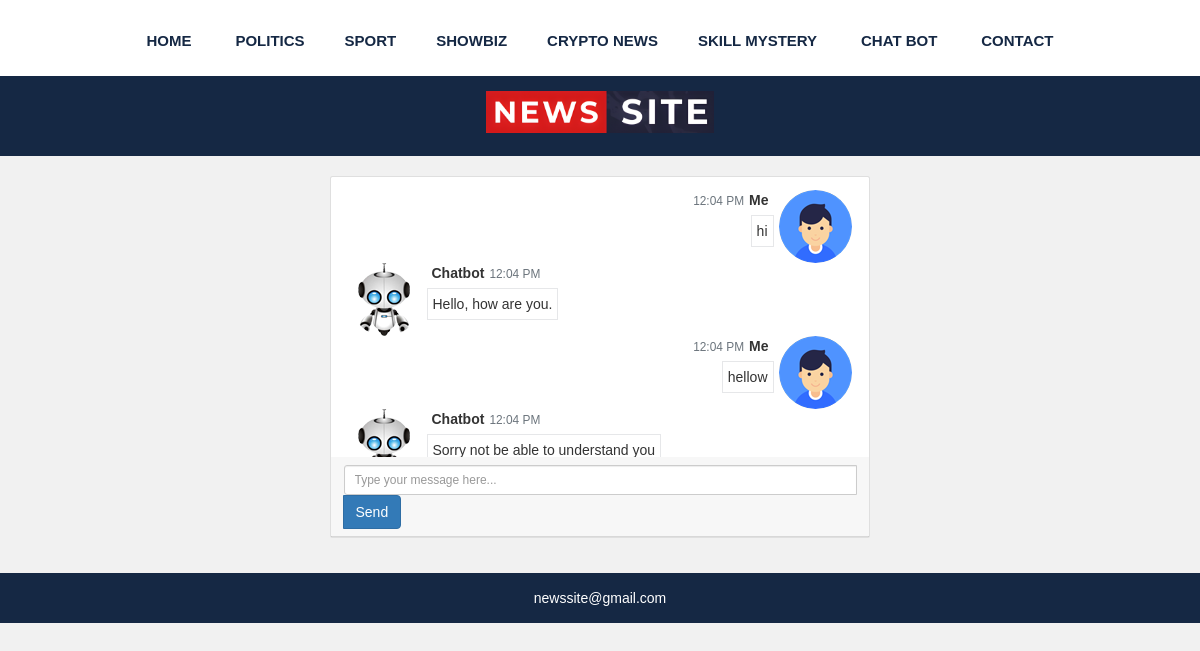
The app's page /chatbot.php with its own data.
### tables this page shows
CREATE TABLE `category` (
  `category_id` int(11) NOT NULL,
  `category_name` varchar(100) NOT NULL,
  `post` int(11) NOT NULL DEFAULT 0
);

CREATE TABLE `settings` (
  `websitename` varchar(60) NOT NULL,
  `logo` varchar(60) NOT NULL,
  `footerdesc` varchar(250) NOT NULL
);

CREATE TABLE `message` (
  `id` int(11) NOT NULL,
  `message` text NOT NULL,
  `added_on` datetime NOT NULL,
  `type` varchar(10) NOT NULL
);

### chatbot.php (the view, shortened to what this page needs)
<!DOCTYPE html>
<html lang="en">
   <head>
      <link href="//maxcdn.bootstrapcdn.com/bootstrap/4.1.1/css/bootstrap.min.css" rel="stylesheet" id="bootstrap-css">
	  <link href="style.css" rel="stylesheet">
   </head>
   <body>
   <?php
include "header.php";
include('config.php');
?>
<br>
      <div class="container">
         <div class="row justify-content-md-center mb-4">
            <div class="col-md-6">
               <div class="card">
                  <div class="card-body messages-box">
					 <ul class="list-unstyled messages-list">
							<?php
							$res=mysqli_query($conn,"select * from message");
							if(mysqli_num_rows($res)>0){
								$html='';
								while($row=mysqli_fetch_assoc($res)){
									$message=$row['message'];
									$added_on=$row['added_on'];
									$strtotime=strtotime($added_on);
									$time=date('h:i A',$strtotime);
									$type=$row['type'];
									if($type=='user'){
										$class="messages-me";
										$imgAvatar="user_avatar.png";
										$name="Me";
									}else{
										$class="messages-you";
										$imgAvatar="bot_avatar.png";
										$name="Chatbot";
									}
									$html.='<li class="'.$class.' clearfix"><span class="message-img"><img src="image/'.$imgAvatar.'" class="avatar-sm rounded-circle"></span><div class="message-body clearfix"><div class="message-header"><strong class="messages-title">'.$name.'</strong> <small class="time-messages text-muted"><span class="fas fa-time"></span> <span class="minutes">'.$time.'</span></small> </div><p class="messages-p">'.$message.'</p></div></li>';
								}
								echo $html;
							}else{
								?>
								<li class="messages-me clearfix start_chat">
								   Please start
								</li>
								<?php
							}
							?>
                     </ul>
                  </div>
                  <div class="card-header">
                    <div class="input-group">
					   <input id="input-me" type="text" name="messages" class="form-control input-sm"  placeholder="Type your message here..." />
					   <span class="input-group-append">
					   <input type="button" class="btn btn-primary" value="Send" onclick="send_msg()">
					   </span>
					</div>
                  </div>
               </div>
            </div>
         </div>
      </div>
	  <br>
	    <?php include "footer.php";?>
   </body>
</html>

### header.php (shortened to what this page needs)
<!DOCTYPE html>
<html lang="en">
<head>
    <link rel="stylesheet" href="css/bootstrap.min.css" />
    <link rel="stylesheet" href="css/font-awesome.css">
    <link rel="stylesheet" href="css/style.css">
</head>
<body>
<div id="menu-bar">
    <div class="container">
        <div class="row">
            <div class="col-md-12">
              <?php
                include "config.php";
                $sql = "SELECT * FROM category WHERE post > 0";
                $result = mysqli_query($conn, $sql) or die("Query Failed. : Category");
                if(mysqli_num_rows($result) > 0){
                  $active = "";
              ?>
                <ul class='menu'>
                <li><a href='index.php'>Home</a></li>
                  <?php while($row = mysqli_fetch_assoc($result)) {
                    echo "<li><a class='{$active}' href='category.php?cid={$row['category_id']}'>{$row['category_name']}</a></li>";
                  } ?>
                  <li><a href='chatbot.php'>Chat Bot</a></li>
                  <li><a href='contact.php'>Contact</a></li>
                </ul>
                <?php } ?>
            </div>
        </div>
    </div>
</div>
<div id="header">
    <div class="container">
        <div class="row">
            <div class=" col-md-offset-4 col-md-4">
              <?php
                include "config.php";
                $sql = "SELECT * FROM settings";
                $result = mysqli_query($conn, $sql) or die("Query Failed.");
                if(mysqli_num_rows($result) > 0){
                  while($row = mysqli_fetch_assoc($result)) {
                    if($row['logo'] == ""){
                      echo '<a href="index.php"><h1>'.$row['websitename'].'</h1></a>';
                    }else{
                      echo '<a href="index.php" id="logo"><img src="admin/images/'. $row['logo'] .'"></a>';
                    }
                  }
                }
                ?>
            </div>
        </div>
    </div>
</div>

### footer.php
<div id ="footer">
    <div class="container">
        <div class="row">
            <div class="col-md-12">
              <?php
                include "config.php";
                $sql = "SELECT * FROM settings";
                $result = mysqli_query($conn, $sql) or die("Query Failed.");
                if(mysqli_num_rows($result) > 0){
                  while($row = mysqli_fetch_assoc($result)) {
              ?>
                <span><?php echo $row['footerdesc']; ?></span>
              <?php
                }
              }
              ?>
            </div>
        </div>
    </div>
</div>
</body>
</html>

### style.css (style rules this page uses)
.messages-box { max-height: 28rem; overflow: auto; }
.messages-title { float: right; margin: 0px 5px; }
.message-img { float: right; margin: 0px 5px; }
.message-header { text-align: right; width: 100%; margin-bottom: 0.5rem; }
.messages-list li.messages-you .messages-title { float: left; }
.messages-list li.messages-you .message-img { float: left; }
.messages-list li.messages-you p { float: left; text-align: left; }
.messages-list li.messages-you .message-header { text-align: left; }
.messages-list li p { max-width: 60%; padding: 5px; border: #e6e7e9 1px solid; }
.messages-list li.messages-me p { float: right; }

### css/style.css (style rules this page uses)
body { background: #f1f1f1; font-family: sans-serif,arial,Helvetica; }
a, a:hover, a:focus { text-decoration: none; outline: none; }
ul { margin:0; padding:0; list-style:none; }
#header { background: #152844; text-align: center; padding: 15px; height: 80px; }
#logo { display: inline-block; width: 65%; }
#logo img { width: 100%; }
#menu-bar { background: #fff; text-align: center; }
#menu-bar .menu > li { display: inline-block; margin-top: 20px; margin-bottom: 15px; }
.menu > li > a { padding: 10px 20px; display: block; text-transform: uppercase; color: #152844; font-size: 15px; font-weight:600; transition:all 0.5s ease 0s; }
.menu > li > a { margin-top: 20; padding: 10px 20px; display: block; text-transform: uppercase; color: #152844; font-size: 15px; font-weight: 600; transition: all 0.5s ease 0s; color: #152844; }
#footer { color: #fff; padding:15px 0; text-align:center; background-color:#152844; transition: 0.3s; }

### records on screen
category: category_name "POLITICS"
category: category_name "SPORT"
category: category_name "SHOWBIZ"
category: category_name "CRYPTO NEWS"
category: category_name "SKILL MYSTERY"
settings: logo (picture), footerdesc "newssite@gmail.com"
message: type (picture), type "Me", added_on "12:04 PM", message "hi"
message: type "Chatbot", added_on "12:04 PM", message "Hello, how are you."
message: type (picture), type "Me", added_on "12:04 PM", message "hellow"
message: type "Chatbot", added_on "12:04 PM", message "Sorry not be able to understand you"
